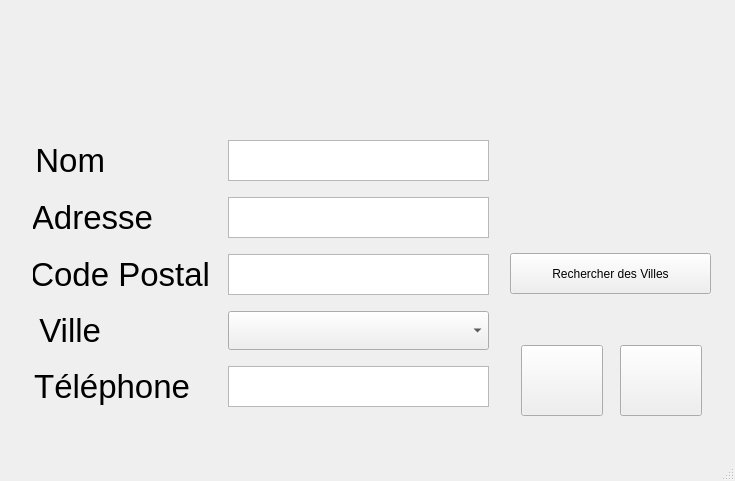
<?xml version="1.0" encoding="UTF-8"?>
<ui version="4.0">
 <class>MainWindow</class>
 <widget class="QMainWindow" name="MainWindow">
  <property name="geometry">
   <rect>
    <x>0</x>
    <y>0</y>
    <width>735</width>
    <height>481</height>
   </rect>
  </property>
  <property name="windowTitle">
   <string>MainWindow</string>
  </property>
  <widget class="QWidget" name="centralwidget">
   <widget class="QWidget" name="container_BarreMenu" native="true">
    <property name="geometry">
     <rect>
      <x>20</x>
      <y>10</y>
      <width>691</width>
      <height>101</height>
     </rect>
    </property>
    <widget class="QWidget" name="container_BarreMenuClient" native="true">
     <property name="geometry">
      <rect>
       <x>-1</x>
       <y>-1</y>
       <width>691</width>
       <height>101</height>
      </rect>
     </property>
     <property name="sizePolicy">
      <sizepolicy hsizetype="Expanding" vsizetype="Maximum">
       <horstretch>0</horstretch>
       <verstretch>0</verstretch>
      </sizepolicy>
     </property>
    </widget>
   </widget>
   <widget class="QWidget" name="layoutWidget">
    <property name="geometry">
     <rect>
      <x>21</x>
      <y>130</y>
      <width>481</width>
      <height>291</height>
     </rect>
    </property>
    <layout class="QGridLayout" name="gridLayout">
     <item row="0" column="1">
      <widget class="QTextEdit" name="textEdit_Nom">
       <property name="maximumSize">
        <size>
         <width>261</width>
         <height>41</height>
        </size>
       </property>
      </widget>
     </item>
     <item row="2" column="0">
      <widget class="QLabel" name="label_CodePostal">
       <property name="maximumSize">
        <size>
         <width>177</width>
         <height>39</height>
        </size>
       </property>
       <property name="font">
        <font>
         <pointsize>25</pointsize>
        </font>
       </property>
       <property name="text">
        <string>Code Postal</string>
       </property>
       <property name="alignment">
        <set>Qt::AlignRight|Qt::AlignTrailing|Qt::AlignVCenter</set>
       </property>
      </widget>
     </item>
     <item row="4" column="0">
      <widget class="QLabel" name="label_Telephone">
       <property name="maximumSize">
        <size>
         <width>157</width>
         <height>39</height>
        </size>
       </property>
       <property name="font">
        <font>
         <pointsize>25</pointsize>
        </font>
       </property>
       <property name="text">
        <string>Téléphone</string>
       </property>
       <property name="alignment">
        <set>Qt::AlignRight|Qt::AlignTrailing|Qt::AlignVCenter</set>
       </property>
      </widget>
     </item>
     <item row="1" column="0">
      <widget class="QLabel" name="label_Adresse">
       <property name="maximumSize">
        <size>
         <width>120</width>
         <height>39</height>
        </size>
       </property>
       <property name="font">
        <font>
         <pointsize>25</pointsize>
        </font>
       </property>
       <property name="text">
        <string>Adresse</string>
       </property>
       <property name="alignment">
        <set>Qt::AlignRight|Qt::AlignTrailing|Qt::AlignVCenter</set>
       </property>
      </widget>
     </item>
     <item row="2" column="1">
      <widget class="QTextEdit" name="textEdit_CodePostal">
       <property name="maximumSize">
        <size>
         <width>261</width>
         <height>41</height>
        </size>
       </property>
      </widget>
     </item>
     <item row="1" column="1">
      <widget class="QTextEdit" name="textEdit_Adresse">
       <property name="maximumSize">
        <size>
         <width>261</width>
         <height>41</height>
        </size>
       </property>
      </widget>
     </item>
     <item row="4" column="1">
      <widget class="QTextEdit" name="textEdit_Telephone">
       <property name="maximumSize">
        <size>
         <width>261</width>
         <height>41</height>
        </size>
       </property>
      </widget>
     </item>
     <item row="3" column="0">
      <widget class="QLabel" name="label_Ville">
       <property name="maximumSize">
        <size>
         <width>68</width>
         <height>39</height>
        </size>
       </property>
       <property name="font">
        <font>
         <pointsize>25</pointsize>
        </font>
       </property>
       <property name="text">
        <string>Ville</string>
       </property>
       <property name="alignment">
        <set>Qt::AlignRight|Qt::AlignTrailing|Qt::AlignVCenter</set>
       </property>
      </widget>
     </item>
     <item row="0" column="0">
      <widget class="QLabel" name="label_Nom">
       <property name="maximumSize">
        <size>
         <width>72</width>
         <height>39</height>
        </size>
       </property>
       <property name="font">
        <font>
         <pointsize>25</pointsize>
        </font>
       </property>
       <property name="layoutDirection">
        <enum>Qt::LeftToRight</enum>
       </property>
       <property name="text">
        <string>Nom</string>
       </property>
       <property name="alignment">
        <set>Qt::AlignRight|Qt::AlignTrailing|Qt::AlignVCenter</set>
       </property>
      </widget>
     </item>
     <item row="3" column="1">
      <widget class="QComboBox" name="comboBox_Ville">
       <property name="maximumSize">
        <size>
         <width>261</width>
         <height>41</height>
        </size>
       </property>
      </widget>
     </item>
    </layout>
   </widget>
   <widget class="QWidget" name="layoutWidget">
    <property name="geometry">
     <rect>
      <x>510</x>
      <y>253</y>
      <width>203</width>
      <height>163</height>
     </rect>
    </property>
    <layout class="QVBoxLayout" name="verticalLayout">
     <item>
      <widget class="QPushButton" name="button_RechercheVille">
       <property name="minimumSize">
        <size>
         <width>201</width>
         <height>41</height>
        </size>
       </property>
       <property name="maximumSize">
        <size>
         <width>201</width>
         <height>41</height>
        </size>
       </property>
       <property name="text">
        <string>Rechercher des Villes</string>
       </property>
      </widget>
     </item>
     <item>
      <spacer name="verticalSpacer">
       <property name="orientation">
        <enum>Qt::Vertical</enum>
       </property>
       <property name="sizeHint" stdset="0">
        <size>
         <width>18</width>
         <height>35</height>
        </size>
       </property>
      </spacer>
     </item>
     <item>
      <layout class="QHBoxLayout" name="horizontalLayout">
       <item>
        <widget class="QPushButton" name="button_ListeSouhaits">
         <property name="minimumSize">
          <size>
           <width>81</width>
           <height>71</height>
          </size>
         </property>
         <property name="maximumSize">
          <size>
           <width>82</width>
           <height>71</height>
          </size>
         </property>
         <property name="text">
          <string/>
         </property>
         <property name="icon">
          <iconset>
           <normaloff>../../../../docs/design/imgs/souhait.svg</normaloff>../../../../docs/design/imgs/souhait.svg</iconset>
         </property>
         <property name="iconSize">
          <size>
           <width>60</width>
           <height>60</height>
          </size>
         </property>
        </widget>
       </item>
       <item>
        <widget class="QPushButton" name="button_ListeBiens">
         <property name="minimumSize">
          <size>
           <width>81</width>
           <height>71</height>
          </size>
         </property>
         <property name="maximumSize">
          <size>
           <width>82</width>
           <height>71</height>
          </size>
         </property>
         <property name="text">
          <string/>
         </property>
         <property name="icon">
          <iconset>
           <normaloff>../../../../docs/design/imgs/bien.svg</normaloff>../../../../docs/design/imgs/bien.svg</iconset>
         </property>
         <property name="iconSize">
          <size>
           <width>60</width>
           <height>60</height>
          </size>
         </property>
        </widget>
       </item>
      </layout>
     </item>
    </layout>
   </widget>
  </widget>
  <widget class="QStatusBar" name="statusbar"/>
 </widget>
 <resources/>
 <connections/>
</ui>
